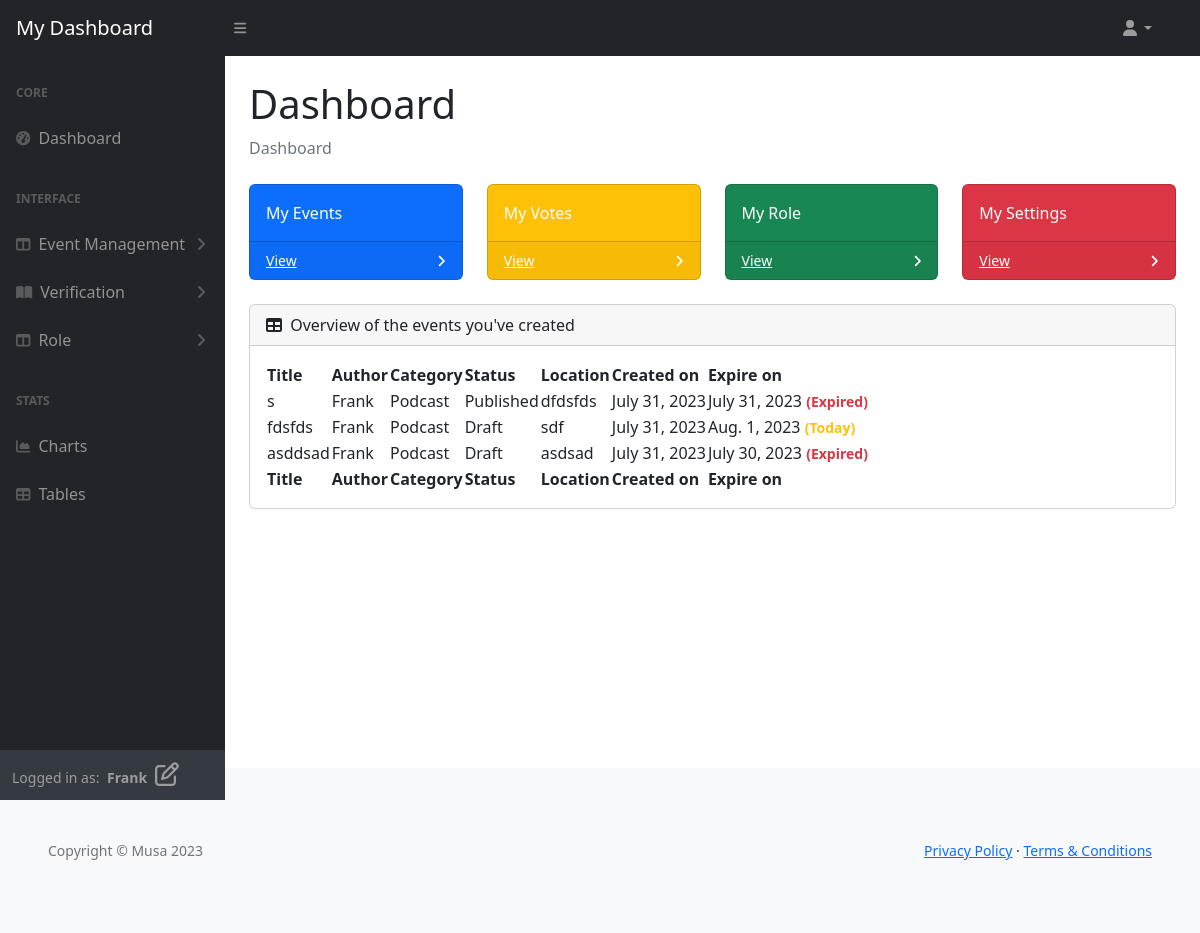
/user/ (signed in), run on an earlier commit of the app's database.
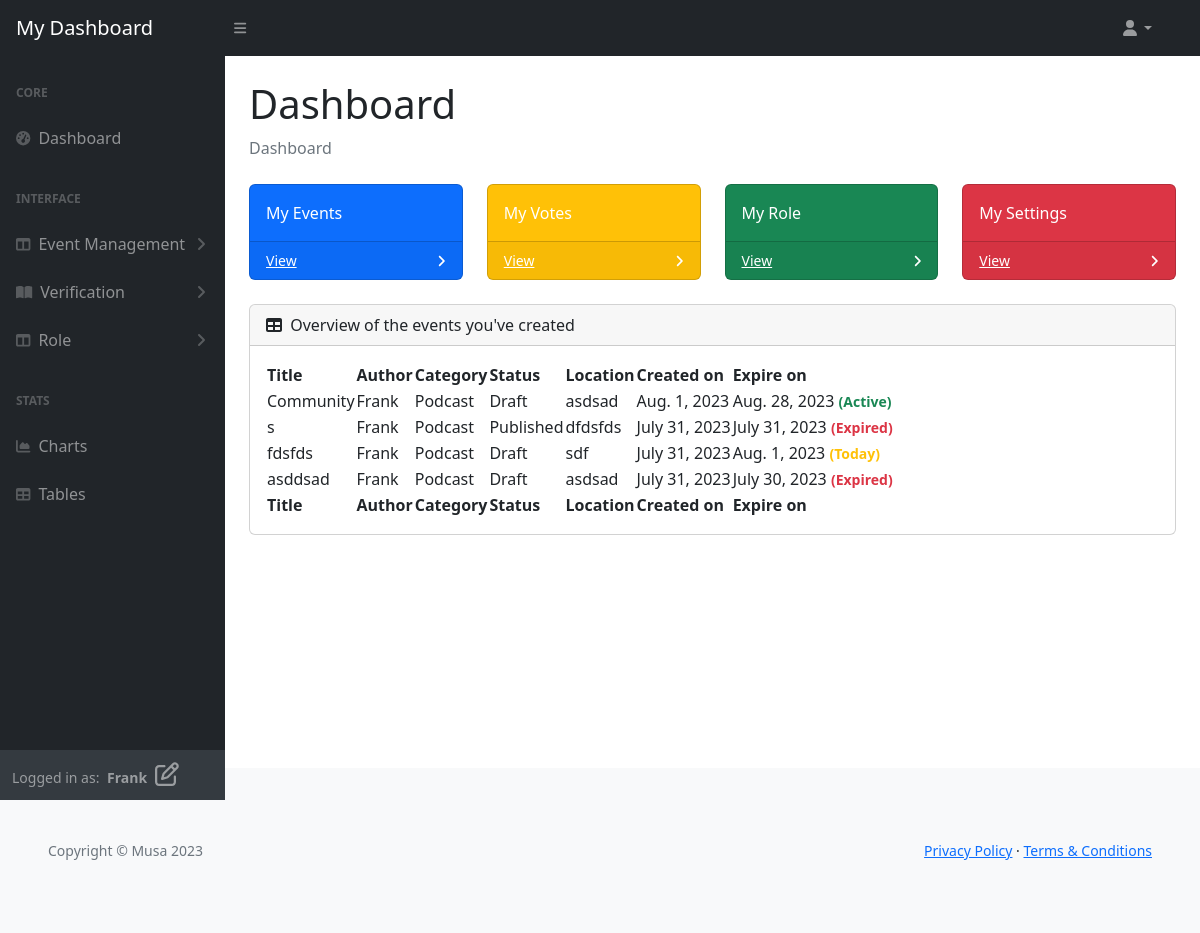
And on a later commit of the database.
### vote_management/models.py (models this page shows, shortened)
class VoteCard(models.Model):
    title = models.CharField(max_length=80, unique=True)
    slug = models.SlugField(max_length=200, unique=True)
    author = models.ForeignKey(
        'musa.UserProfile', on_delete=models.CASCADE, related_name="card_author")
    category = models.ForeignKey(
        Category, on_delete=models.CASCADE, related_name="categories")
    mission = models.CharField(max_length=80)
    location = models.CharField(max_length=80)
    description = models.TextField(max_length=400)
    expire = models.DateField()
    event_image = CloudinaryField('image', default='placeholder')
    vote_record = models.ManyToManyField('musa.UserProfile', through='VoteRecord',
                                         related_name='user_votes', blank=True)
    candidates = models.ManyToManyField('ElectedPerson', related_name='vote_cards',
                                        blank=True)
    status = models.IntegerField(choices=STATUS, default=0)
    excerpt = models.TextField(blank=True)
    type = models.IntegerField(choices=CARD_TYPE, default=0)
    created_on = models.DateField(auto_now_add=True)
    class Meta:
        ordering = ['-created_on']

class Category(models.Model):
    category_name = models.CharField(max_length=50, unique=True)
    class Meta:
        ordering = ['category_name']
        verbose_name_plural = "Categories"

### musa/models.py (models this page shows)
class UserProfile(AbstractUser):
    verified = models.BooleanField(default=False)
    role = models.IntegerField(choices=ROLES, default=0)
    user_card = models.ManyToManyField(
        'vote_management.VoteCard', through='vote_management.VoteRecord', related_name='user_cards')
    class Meta:
        ordering = ['username']
    def __str__(self):
        return self.username

### user_profile/views.py (the view)
# urls.py: path('user/', UserDashboard.as_view(),
class UserDashboard(UserRequiredMixin, generic.DetailView):
    model = UserProfile
    template_name = 'backend/user-dashboard/index.html'
    context_object_name = 'user_dashboard'
    def get_object(self, queryset=None):
        return get_object_or_404(UserProfile, pk=self.request.user.pk)
    def get_context_data(self, **kwargs):
        context = super().get_context_data(**kwargs)
        user_profile = self.get_object()
        context['vote_cards'] = user_profile.user_card.order_by(
            '-created_on').all()
        return context

### user_profile/views.py (called while the page is built)
    def test_func(self):
        user_profile = self.request.user
        return user_profile.is_authenticated and (
            user_profile.role in [0, 1]
        )

### templates/backend/user-dashboard/index.html (shortened to what the changed rows need)
{% extends "backend/user-dashboard/base.html" %}
{% block content%}
<div id="layoutSidenav_content">
    <main>
        <div class="container-fluid p-4 pt-0">
            <h1 class="mt-4">Dashboard</h1>
            <div class="card mb-4">
                <div class="card-body">
                    <table id="datatablesSimple">
                        <thead>
                            <tr>
                                <th>Title</th>
                                <th>Author</th>
                                <th>Category</th>
                                <th>Status</th>
                                <th>Location</th>
                                <th>Created on</th>
                                <th>Expire on</th>
                            </tr>
                        </thead>
                        <tfoot>
                            <tr>
                                <th>Title</th>
                                <th>Author</th>
                                <th>Category</th>
                                <th>Status</th>
                                <th>Location</th>
                                <th>Created on</th>
                                <th>Expire on</th>
                            </tr>
                        </tfoot>
                        <tbody>
                            {% for event in user_dashboard.card_author.all %}
                            <tr>
                                <td>{{ event.title }}</td>
                                <td>{{ event.author }}</td>
                                <td>{{ event.category.category_name }}</td>
                                <td>{{ event.get_status_display }}</td>
                                <td>{{ event.location }}</td>
                                <td>{{ event.created_on }}</td>
                                {% if event.expire|date:"Y-m-d" == current_date %}
                                <td>{{ event.expire }}
                                    <small class="text-warning fw-semibold">(Today)</small>
                                </td>
                                {% elif event.expire|date:"Y-m-d" < current_date %}
                                <td>{{ event.expire }}
                                    <small class="text-danger fw-semibold">(Expired)</small>
                                </td>
                                {% else %}
                                <td>{{ event.expire }}
                                    <small class="text-success fw-semibold">(Active)</small>
                                </td>
                                {% endif %}
                            </tr>
                            {% endfor %}
                        </tbody>
                    </table>
                </div>
            </div>
        </div>
    </main>
</div>
{% endblock %}

What changed in the data, as far as the page shows it:
added VoteCard: title "Community", author "Frank", category.category_name "Podcast", status "Draft", location "asdsad", created_on "Aug. 1, 2023", expire "Aug. 28, 2023"
